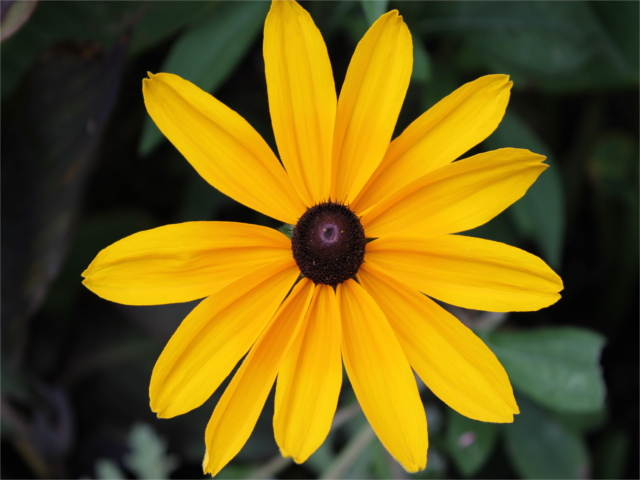
#> input picture S8/Machine Learning/TP2/flower.jpg, 640 x 480 px
$ jupyter execute --allow-errors tp2.ipynb
#> lines starting #> are read from the running program, lines starting #| are printed output that depends on the picture
# TP 2

## Objectifs
1.  Tracer des graphiques en utilisant
    [matplotlib](https://matplotlib.org/api/pyplot_api.html)
2.  Lecture et tracé d'histogrammes d'images.
3.  Travailler avec les algorithmes de [regroupement](http://scikit-learn.org/stable/modules/clustering.html)
    et [classification](http://scikit-learn.org/stable/modules/svm.html)

## Exercise 1 \[★\]

[matplotlib](https://matplotlib.org/api/pyplot_api.html) peut être utilisé pour tracer des graphiques. Vous trouverez ci-dessous un code très simple avec seulement des valeurs x. Après avoir importé la bibliothèque *matplotlib*, nous initialisons les valeurs de x et nous traçons le graphique.

[cell 1]
import matplotlib.pyplot as plot

x = [1, 2, 3, 4, 5, 6, 7, 8, 9, 10]
plot.plot(x)
plot.show()

Modifions maintenant la couleur, le style et la largeur de la ligne.

[cell 2]
import matplotlib.pyplot as plot

x = [1, 2, 3, 4, 5, 6, 7, 8, 9, 10]
plot.plot(x, linewidth=3, drawstyle="steps", color="#00363a")
plot.show()
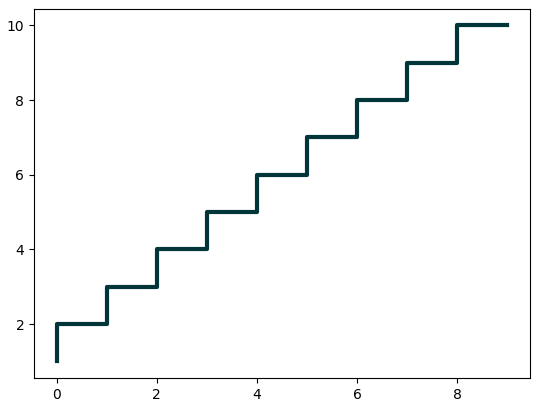
#> figure drawn by matplotlib, 1 panel; curve peaks at x = 9, y = 10

Nous allons maintenant initialiser les valeurs y et tracer le graphique.

[cell 3]
import matplotlib.pyplot as plot

x = [1, 2, 3, 4, 5, 6, 7, 8, 9, 10]
y = [0, 1, 0, 0, 1, 0, 1, 1, 1, 0]
plot.plot(x, y, linewidth=3, drawstyle="steps", color="#00363a")
plot.show()
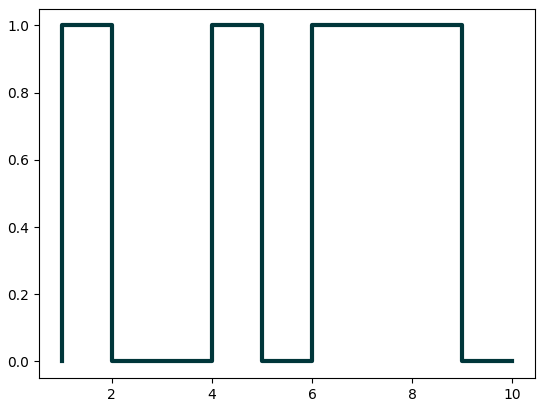
#> figure drawn by matplotlib, 1 panel; curve peaks at x = 2, y = 1

Lors de la [première séance pratique](../TP1/tp1.ipynb), nous avons vu comment analyser les fichiers JSON. En continuant avec le même fichier [JSON](../../data/pl.json), nous allons maintenant représenter graphiquement  les résultats
du nombre de langages de programmation publiés par an. Vérifiez le résultat.

[cell 4]
from pandas import json_normalize
import pandas as pd
import json
import matplotlib.pyplot as plot

#> (the rest of this cell did not finish here and is left out)

Le programme suivant ajoutera le titre et les étiquettes à l'axe des x et à l'axe des y.

[cell 5]
from pandas import json_normalize
import pandas as pd
import json
import matplotlib.pyplot as plot

#> (the rest of this cell did not finish here and is left out)

Il existe encore une autre façon de tracer les 'dataframes', en utilisant
[pandas.DataFrame.plot](https://pandas.pydata.org/pandas-docs/stable/generated/pandas.DataFrame.plot.html).

[cell 6]
from pandas import json_normalize
import pandas as pd
import json
import matplotlib.pyplot as plot

#> (the rest of this cell did not finish here and is left out)

Maintenant, nous voulons créer plusieurs sous-images. Une méthode simple est donnée ci-dessous.
Rappelons que lors de la [première séance pratique](../TP1/tp1.ipynb), nous avons regroupé par
sur plusieurs colonnes. Des sous-parcelles peuvent être utilisées pour visualiser ces données.

[cell 7]
from pandas.io.json import json_normalize
import pandas as pd
import json
import math
import matplotlib.pyplot as plot

#> (the rest of this cell did not finish here and is left out)

Modifiez le code ci-dessus, afin que nous puissions obtenir des informations visuelles sur le nombre de langages de différents paradigmes de programmation publiés au cours de chaque année disponible, c'est-à-dire que pour chaque année, nous voulons voir le nombre de langages de programmation appartenant à chaque paradigme de langage de programmation.

[cell 8]
"""
Modifiez le code ci-dessus, afin que nous puissions obtenir des informations visuelles sur le nombre de langages de différents paradigmes de programmation publiés au cours de chaque année disponible, c'est-à-dire que pour chaque année, nous voulons voir le nombre de langages de programmation appartenant à chaque paradigme de langage de programmation.
"""

from pandas.io.json import json_normalize
import pandas as pd
import json
import math
import matplotlib.pyplot as plot

#> (the rest of this cell did not finish here and is left out)

## Exercice 2 \[★\]

Dans cet exercice, nous allons travailler sur les images. Téléchargez une image (par ex,
[image.bmp](../../images/picture.bmp) et [flower.jpg](../../images/flower.jpg)) dans votre dossier et ouvrez-la de la manière suivante. Nous allons d'abord essayer de d'obtenir quelques métadonnées de l'image.

[cell 9]
import os, sys
from PIL import Image

imgfile = Image.open("./flower.jpg")
#> imgfile is the input picture: PIL image 640x480 RGB; mean R, G, B 113.3, 93.4, 20.9
print(imgfile.size, imgfile.format)
#| (640, 480) JPEG

Nous utilisons le module 'Image' de Python PIL
([Documentation](http://www.effbot.org/imagingbook/image.htm)). Nous allons essayez maintenant d'obtenir des données de 100 pixels à partir d'une image.

[cell 10]
import os, sys
from PIL import Image

imgfile = Image.open("./flower.jpg")
data = imgfile.getdata()
for i in range(10):
    for j in range(10):
        print(i, j, data.getpixel((i, j)))
#> this loop made 10 passes
#> (printed output is left out)

Vous pouvez remarquer la position et les valeurs des pixels (un tuple de 3 valeurs). Essayons d'obtenir des métadonnées supplémentaires sur les images, c'est-à-dire le mode de l'image (par exemple, RGB)), le nombre de bandes, le nombre de bits pour chaque bande, la largeur et la hauteur de l'image (en pixels).

[cell 11]
import os, sys
from PIL import Image

#> (the rest of this cell did not finish here and is left out)

Nous pouvons également obtenir des informations supplémentaires sur les images, comme les informations EXIF (Exchangeable image file format). Dans certains cas, les informations EXIF des images sont supprimées (car elles peuvent contenir des informations privées).

[cell 12]
import os, sys
from PIL import Image
from PIL.ExifTags import TAGS

imgfile = Image.open("../../images/flower.jpg")
exif_data = imgfile._getexif()
#> exif_data = 42 items

if exif_data:  # s'il existe des informations EXIF
    for tag, value in exif_data.items():
        if tag in TAGS:
            print(TAGS[tag], value)
#> this loop made 42 passes
#> (tag, value) on passes 1, 2, 3, 4, 6, 7, 8, 9: (296, 2), (34665, 204), (271, 'Canon'), (272, 'Canon EOS 1100D'), (274, 1), (306, '2018:02:11 10:47:45'), (531, 2), (33432, '')
#> (printed output is left out)

Obtenons maintenant un histogramme des couleurs. Lorsque vous exécutez le code suivant, vous obtenez un tableau unique de valeurs, la fréquence de chaque bande (R, G, B etc.) concaténée ensemble. Dans le code suivant, nous supposerons que nous travaillons avec une image de 3 bandes (mode RGB) et que chaque bande est représentée par 8 bits. Nous allons tracer le [histogramme](http://www.effbot.org/imagingbook/image.htm#tag-Image.Image.histogram) de différentes couleurs.

[cell 13]
from PIL import Image
import matplotlib.pyplot as plot

imgfile = Image.open("../../images/flower.jpg")
histogram = imgfile.histogram()
#> histogram = 768 values, max 25276 at index 517, min 0 at index 471, mean 1200
plot.plot(histogram)
# we have three bands (for this image)
red = histogram[0:255]
#> red = 255 values, max 6579 at index 243, min 1 at index 0, mean 1197.3
green = histogram[256:511]
#> green = 255 values, max 4764 at index 8, min 0 at index 215, mean 1204.7
blue = histogram[512:767]
#> blue = 255 values, max 25276 at index 5, min 0 at index 139, mean 1204.7
fig, (axis1, axis2, axis3) = plot.subplots(nrows=3, ncols=1)
axis1.plot(red, color="red")
axis2.plot(green, color="green")
axis3.plot(blue, color="blue")
plot.show()
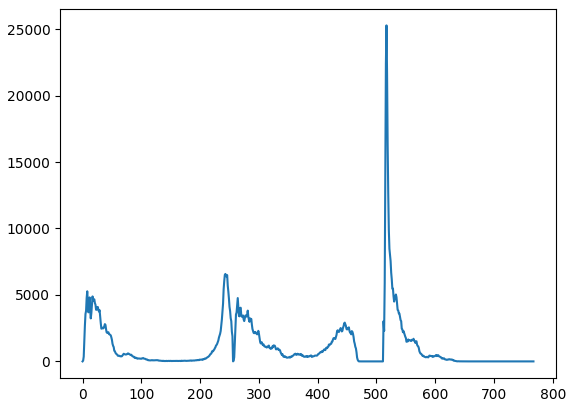
#> figure drawn by matplotlib, 1 panel; curve peaks at x = 517, y = 25276
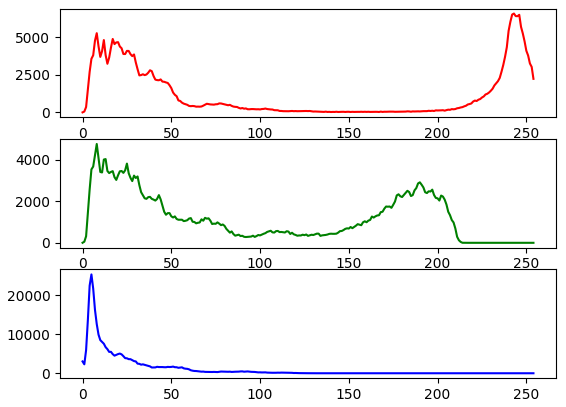
#> figure drawn by matplotlib, 3 panels; panel 1: curve peaks at x = 243, y = 6579; panel 2: curve peaks at x = 8, y = 4764; panel 3: curve peaks at x = 5, y = 25276

Mais si vous souhaitez les voir tous dans une seule image.

[cell 14]
from PIL import Image
import matplotlib.pyplot as plot

imgfile = Image.open("../../images/flower.jpg")
histogram = imgfile.histogram()
red = histogram[0:255]
green = histogram[256:511]
blue = histogram[512:767]
x = range(255)
y = []
for i in x:
    y.append((red[i], green[i], blue[i]))
#> after the loop, y = 255 items, first 6: (1, 2, 3027), (56, 53, 2290), (357, 315, 5917), (1512, 1416, 13652), (2696, 2570, 22405), (3567, 3538, 25276)
plot.plot(x, y)
plot.show()
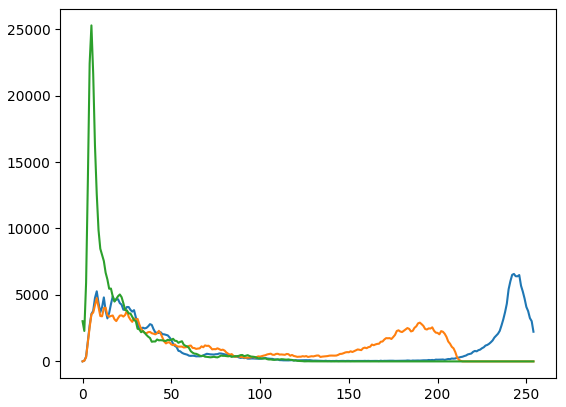
#> figure drawn by matplotlib, 1 panel; curve peaks at x = 243, y = 6579; curve peaks at x = 8, y = 4764; curve peaks at x = 5, y = 25276

Mais nous ne voulons pas perdre les couleurs de la bande.

[cell 15]
from PIL import Image
import matplotlib.pyplot as plot

imgfile = Image.open("../../images/flower.jpg")
histogram = imgfile.histogram()
red = histogram[0:255]
green = histogram[256:511]
blue = histogram[512:767]
x = range(255)
y = []
for i in x:
    y.append((red[i], green[i], blue[i]))
figure, axes = plot.subplots()
axes.set_prop_cycle("color", ["red", "green", "blue"])
plot.plot(x, y)
plot.show()
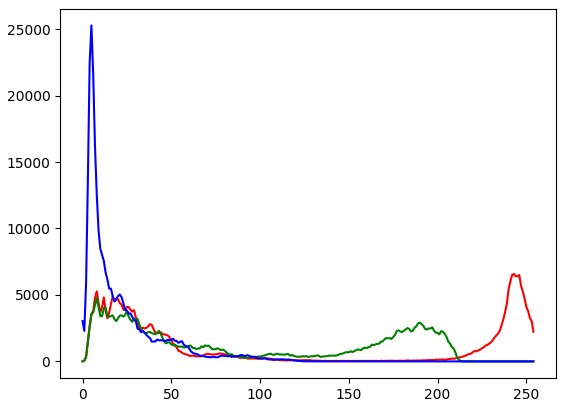
#> figure drawn by matplotlib, 1 panel; curve peaks at x = 243, y = 6579; curve peaks at x = 8, y = 4764; curve peaks at x = 5, y = 25276

Votre prochaine question consiste à obtenir les 20 premières intensités dans chaque bande et à créer un seul tracé de ces premières intensités. Écrivez un programme python qui peut réaliser cela.

[cell 16]
from PIL import Image
import matplotlib.pyplot as plot

imgfile = Image.open("./flower.jpg")
histogram = imgfile.histogram()
red = histogram[0:255]
green = histogram[256:511]
blue = histogram[512:767]

# Prendre les 20 premières intensités de chaque bande
red_top_20 = red[:20]
#> red_top_20 = [1, 56, 357, 1512, 2696, 3567, 3801, 4771, 5273, 4402, 3692, 4076, 4813, 3817, 3235, 3648, 4308, 4887, 4545, 4656]
green_top_20 = green[:20]
#> green_top_20 = [2, 53, 315, 1416, 2570, 3538, 3677, 4229, 4764, 4085, 3415, 3392, 4014, 4037, 3465, 3361, 3416, 3455, 3165, 3032]
blue_top_20 = blue[:20]
#> blue_top_20 = [3027, 2290, 5917, 13652, 22405, 25276, 21639, 16228, 12580, 9879, 8476, 8020, 7549, 6675, 6166, 5465, 5480, 4892, 4502, 4700]

# Créer un seul tracé de ces premières intensités
x = range(20)
y = [red_top_20, green_top_20, blue_top_20]
figure, axes = plot.subplots()
axes.set_prop_cycle("color", ["red", "green", "blue"])
for i in range(3):
    plot.plot(x, y[i])
plot.title("Top 20 intensities for each band")
plot.show()
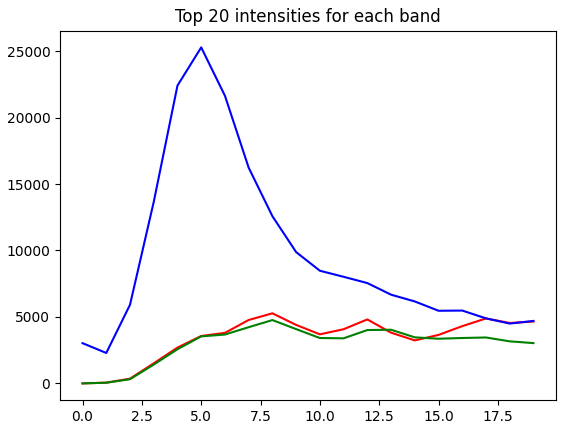
#> figure drawn by matplotlib, 1 panel; curve peaks at x = 8, y = 5273; curve peaks at x = 8, y = 4764; curve peaks at x = 5, y = 25276

## Exercice 3 \[★★\]

Dans cet exercice, nous examinerons  [Algorithme de regroupement KMeans](http://scikit-learn.org/stable/modules/generated/sklearn.cluster.KMeans.html).
En continuant avec les images, nous allons maintenant trouver 4 couleurs prédominantes dans une image.

[cell 17]
from PIL import Image
import numpy as np
import math
import matplotlib.pyplot as plot
from sklearn.cluster import KMeans

imgfile = Image.open("./flower.jpg")
numarray = np.array(imgfile.getdata(), np.uint8)
clusters = KMeans(n_clusters=4, n_init=2)
clusters.fit(numarray)
npbins = np.arange(0, 5)
histogram = np.histogram(clusters.labels_, bins=npbins)
labels = np.unique(clusters.labels_)
sorted_indices = np.argsort(histogram[0])
sorted_labels = labels[sorted_indices]
sorted_histogram = np.sort(histogram[0])

# Sort the cluster centers by their brightness
cluster_brightness = np.array([np.dot(center, [0.299, 0.587, 0.114]) for center in clusters.cluster_centers_])
sorted_cluster_indices = np.argsort(cluster_brightness)

def bar():
    # Create the bar chart
    barlist = plot.bar(sorted_labels, sorted_histogram)

    # Set the color of each bar
    for i in range(len(barlist)):
        color_index = sorted_cluster_indices[i]
        color = clusters.cluster_centers_[color_index] / 255
        barlist[i].set_color(color)
#> this loop made 4 passes
#> (color_index, color) on passes 1 to 4: (0, [0.0672, 0.0747, 0.0577]), (3, [0.169, 0.217, 0.166]), (2, [0.355, 0.409, 0.318]), (1, [0.94, 0.703, 0.0299])

    plot.show()
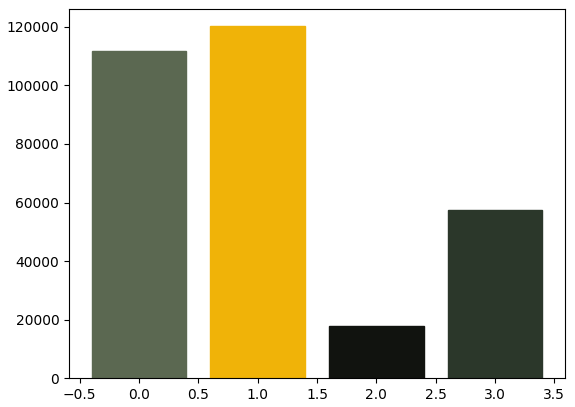
#> figure drawn by matplotlib, 1 panel; tallest bar 120230 high, from x = 0.6 to 1.4

def pie():
    pielist = plot.pie(sorted_histogram, labels=sorted_labels, colors=clusters.cluster_centers_ / 255)

    # Set the color of each pie slice
    for i in range(len(pielist[0])):
        color_index = sorted_cluster_indices[i]
        color = clusters.cluster_centers_[color_index] / 255
        pielist[0][i].set_color(color)

    plot.show()
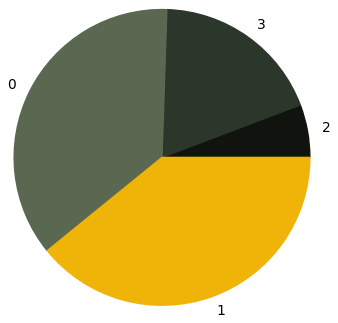
#> figure drawn by matplotlib, 1 panel

bar()
pie()

Pour votre prochaine question, votre objectif est de comprendre le code ci-dessus et
réaliser ce qui suit :
1.  Supposer que le nombre de grappes est donné par l'utilisateur, généraliser
    le code ci-dessus.
2.  En cas de diagramme à barres, assurez-vous que les barres sont disposées dans le
    ordre décroissant de la fréquence des couleurs.
3.  Ajoutez également le support pour le graphique circulaire en plus du graphique en barres. Assurez-vous que
    que nous utilisons les couleurs de l'image comme les couleurs de la tranche.
4.  Avez-vous des observations intéressantes ?

## Exercise 4 \[★★\]

Nous allons essayer d'obtenir plus de clusters et de vérifier le temps pris par chacun de ces algorithmes.
Commençons par quelques exercices très simples pour expérimenter l'algorithme KMeans. Considérez les données suivantes et visualisez-les sur un nuage de points à l'aide d'un diagramme de dispersion.

[cell 18]
import numpy as np
import matplotlib.pyplot as plot

numarray = np.array(
    [
        [1, 1],
        [1, 2],
        [1, 3],
        [1, 4],
        [1, 5],
        [1, 6],
        [1, 7],
        [1, 8],
        [1, 9],
        [1, 10],
        [10, 1],
        [10, 2],
        [10, 3],
        [10, 4],
        [10, 5],
        [10, 6],
        [10, 7],
        [10, 8],
        [10, 9],
        [10, 10],
    ]
)

plot.scatter(numarray[:, 0], numarray[:, 1])
plot.show()
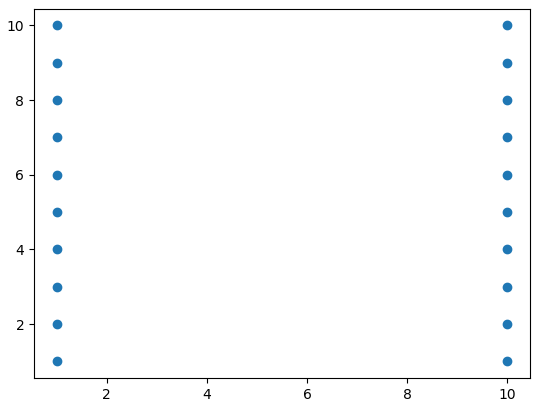
#> figure drawn by matplotlib, 1 panel

Visuellement, il est assez évident qu'il y a deux groupes. Mais utilisons l'algorithme KMeans pour obtenir les 2 clusters. Nous allons d'abord voir les étiquettes de nos données regroupées.

[cell 19]
import numpy as np
import matplotlib.pyplot as plot
from sklearn.cluster import KMeans

numarray = np.array(
    [
        [1, 1],
        [1, 2],
        [1, 3],
        [1, 4],
        [1, 5],
        [1, 6],
        [1, 7],
        [1, 8],
        [1, 9],
        [1, 10],
        [10, 1],
        [10, 2],
        [10, 3],
        [10, 4],
        [10, 5],
        [10, 6],
        [10, 7],
        [10, 8],
        [10, 9],
        [10, 10],
    ]
)

clusters = KMeans(n_clusters=2, n_init=2)
clusters.fit(numarray)
print(clusters.labels_)

Maintenant, nous allons visualiser les groupes à l'aide d'un nuage de points. Nous utiliserons
deux couleurs pour les distinguer visuellement.

[cell 20]
import numpy as np
import matplotlib.pyplot as plot
from sklearn.cluster import KMeans

numarray = np.array(
    [
        [1, 1],
        [1, 2],
        [1, 3],
        [1, 4],
        [1, 5],
        [1, 6],
        [1, 7],
        [1, 8],
        [1, 9],
        [1, 10],
        [10, 1],
        [10, 2],
        [10, 3],
        [10, 4],
        [10, 5],
        [10, 6],
        [10, 7],
        [10, 8],
        [10, 9],
        [10, 10],
    ]
)

clusters = KMeans(n_clusters=2, n_init=2)
clusters.fit(numarray)
colors = np.array(["#ff0000", "#00ff00"])

plot.scatter(numarray[:, 0], numarray[:, 1], c=colors[clusters.labels_])
plot.show()

Et si nous essayions d'obtenir 4 clusters ? Essayez d'exécuter le code suivant, plusieurs fois. Des observations ? Essayez de changer la valeur de *n_init* avec des valeurs plus élevées.

[cell 21]
import numpy as np
import matplotlib.pyplot as plot
from sklearn.cluster import KMeans

numarray = np.array(
    [
        [1, 1],
        [1, 2],
        [1, 3],
        [1, 4],
        [1, 5],
        [1, 6],
        [1, 7],
        [1, 8],
        [1, 9],
        [1, 10],
        [10, 1],
        [10, 2],
        [10, 3],
        [10, 4],
        [10, 5],
        [10, 6],
        [10, 7],
        [10, 8],
        [10, 9],
        [10, 10],
    ]
)

clusters = KMeans(n_clusters=4, n_init=2)
clusters.fit(numarray)
colors = np.array(["#ff0000", "#00ff00", "#0000ff", "#ffff00"])

plot.scatter(numarray[:, 0], numarray[:, 1], c=colors[clusters.labels_])
plot.show()
